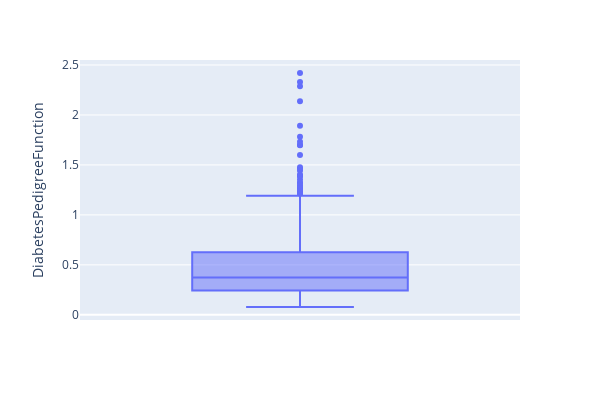

This figure's notebook cell:
### Code cell
fig = px.box(df, y='DiabetesPedigreeFunction',width=600, height=400)
fig.show()

### Figure 1 — Plotly figure (JSON) as saved in the notebook; plotly's stock layout.template omitted (floating-point values rounded to 4 significant figures; data arrays with more than 128 entries replaced by an {"elided": "..."} marker saying what was removed)
{"data": [{"alignmentgroup": "True", "hovertemplate": "DiabetesPedigreeFunction=%{y}<extra></extra>", "legendgroup": "", "marker": {"color": "#636efa"}, "name": "", "notched": false, "offsetgroup": "", "orientation": "v", "showlegend": false, "type": "box", "x0": " ", "xaxis": "x", "y": {"elided": "768 float values"}, "y0": " ", "yaxis": "y"}], "layout": {"boxmode": "group", "height": 400, "legend": {"tracegroupgap": 0}, "margin": {"t": 60}, "width": 600, "xaxis": {"anchor": "y", "domain": [0, 1]}, "yaxis": {"anchor": "x", "domain": [0, 1], "title": {"text": "DiabetesPedigreeFunction"}}}}
